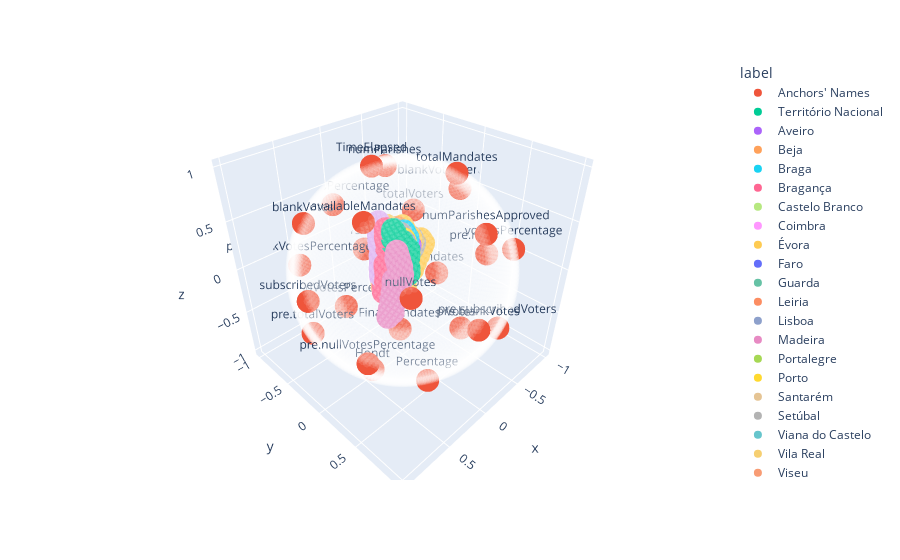

This figure's notebook cell:
### Code cell
data= pd.read_csv('ElectionData.csv')
y=data['territoryName']
X=data.drop(['territoryName','time','Party'], axis=1) 
BPs=10000
time_start = time.time()
RadViz3D(y,X,BPs)
print( 'RadViz3D done! Time elapsed: {} seconds'.format(time.time()-time_start))

### Figure 1 — Plotly figure (JSON) as saved in the notebook; plotly's stock layout.template omitted (floating-point values rounded to 4 significant figures; data arrays with more than 128 entries replaced by an {"elided": "..."} marker saying what was removed)
{"data": [{"hovertemplate": "label=Anchors' Names<br>x=%{x}<br>y=%{y}<br>z=%{z}<br>AnchorsLabel=%{text}<extra></extra>", "legendgroup": "Anchors' Names", "marker": {"color": "#EF553B", "symbol": "circle"}, "mode": "markers+text", "name": "Anchors' Names", "scene": "scene", "showlegend": true, "text": ["TimeElapsed", "totalMandates", "availableMandates", "numParishes", "numParishesApproved", "blankVotes", "blankVotesPercentage", "nullVotes", "nullVotesPercentage", "votersPercentage", "subscribedVoters", "totalVoters", "pre.blankVotes", "pre.blankVotesPercentage", "pre.nullVotes", "pre.nullVotesPercentage", "pre.votersPercentage", "pre.subscribedVoters", "pre.totalVoters", "Mandates", "Percentage", "validVotesPercentage", "Votes", "Hondt", "FinalMandates"], "type": "scatter3d", "x": [0.1015, -0.4259, 0.5761, -0.3603, -0.1494, 0.6678, -0.8721, 0.605, 0.01958, -0.6704, 0.9849, -0.7784, 0.1538, 0.5523, -0.9584, 0.8521, -0.3065, -0.3671, 0.8021, -0.7852, 0.3715, 0.163, -0.4979, 0.4697, -0.176], "y": [-0.261, 0.2102, 0.1677, -0.5931, 0.7537, -0.4904, -0.09474, 0.6885, -0.9472, 0.7021, -0.06596, -0.6227, 0.9881, -0.8298, 0.2365, 0.4651, -0.8965, 0.8398, -0.3553, -0.2642, 0.6726, -0.6746, 0.3349, 0.07076, -0.2178], "z": [0.96, 0.88, 0.8, 0.72, 0.64, 0.56, 0.48, 0.4, 0.32, 0.24, 0.16, 0.08, 0.0, -0.08, -0.16, -0.24, -0.32, -0.4, -0.48, -0.56, -0.64, -0.72, -0.8, -0.88, -0.96]}, {"hovertemplate": "label=Território Nacional<br>x=%{x}<br>y=%{y}<br>z=%{z}<br>AnchorsLabel=%{text}<extra></extra>", "legendgroup": "Território Nacional", "marker": {"color": "#00CC96", "symbol": "circle"}, "mode": "markers+text", "name": "Território Nacional", "scene": "scene", "showlegend": true, "text": {"elided": "1134 str values"}, "type": "scatter3d", "x": {"elided": "1134 float values"}, "y": {"elided": "1134 float values"}, "z": {"elided": "1134 float values"}}, {"hovertemplate": "label=Aveiro<br>x=%{x}<br>y=%{y}<br>z=%{z}<br>AnchorsLabel=%{text}<extra></extra>", "legendgroup": "Aveiro", "marker": {"color": "#AB63FA", "symbol": "circle"}, "mode": "markers+text", "name": "Aveiro", "scene": "scene", "showlegend": true, "text": {"elided": "1080 str values"}, "type": "scatter3d", "x": {"elided": "1080 float values"}, "y": {"elided": "1080 float values"}, "z": {"elided": "1080 float values"}}, {"hovertemplate": "label=Beja<br>x=%{x}<br>y=%{y}<br>z=%{z}<br>AnchorsLabel=%{text}<extra></extra>", "legendgroup": "Beja", "marker": {"color": "#FFA15A", "symbol": "circle"}, "mode": "markers+text", "name": "Beja", "scene": "scene", "showlegend": true, "text": {"elided": "918 str values"}, "type": "scatter3d", "x": {"elided": "918 float values"}, "y": {"elided": "918 float values"}, "z": {"elided": "918 float values"}}, {"hovertemplate": "label=Braga<br>x=%{x}<br>y=%{y}<br>z=%{z}<br>AnchorsLabel=%{text}<extra></extra>", "legendgroup": "Braga", "marker": {"color": "#19D3F3", "symbol": "circle"}, "mode": "markers+text", "name": "Braga", "scene": "scene", "showlegend": true, "text": {"elided": "1134 str values"}, "type": "scatter3d", "x": {"elided": "1134 float values"}, "y": {"elided": "1134 float values"}, "z": {"elided": "1134 float values"}}, {"hovertemplate": "label=Bragança<br>x=%{x}<br>y=%{y}<br>z=%{z}<br>AnchorsLabel=%{text}<extra></extra>", "legendgroup": "Bragança", "marker": {"color": "#FF6692", "symbol": "circle"}, "mode": "markers+text", "name": "Bragança", "scene": "scene", "showlegend": true, "text": {"elided": "972 str values"}, "type": "scatter3d", "x": {"elided": "972 float values"}, "y": {"elided": "972 float values"}, "z": {"elided": "972 float values"}}, {"hovertemplate": "label=Castelo Branco<br>x=%{x}<br>y=%{y}<br>z=%{z}<br>AnchorsLabel=%{text}<extra></extra>", "legendgroup": "Castelo Branco", "marker": {"color": "#B6E880", "symbol": "circle"}, "mode": "markers+text", "name": "Castelo Branco", "scene": "scene", "showlegend": true, "text": {"elided": "972 str values"}, "type": "scatter3d", "x": {"elided": "972 float values"}, "y": {"elided": "972 float values"}, "z": {"elided": "972 float values"}}, {"hovertemplate": "label=Coimbra<br>x=%{x}<br>y=%{y}<br>z=%{z}<br>AnchorsLabel=%{text}<extra></extra>", "legendgroup": "Coimbra", "marker": {"color": "#FF97FF", "symbol": "circle"}, "mode": "markers+text", "name": "Coimbra", "scene": "scene", "showlegend": true, "text": {"elided": "1080 str values"}, "type": "scatter3d", "x": {"elided": "1080 float values"}, "y": {"elided": "1080 float values"}, "z": {"elided": "1080 float values"}}, {"hovertemplate": "label=Évora<br>x=%{x}<br>y=%{y}<br>z=%{z}<br>AnchorsLabel=%{text}<extra></extra>", "legendgroup": "Évora", "marker": {"color": "#FECB52", "symbol": "circle"}, "mode": "markers+text", "name": "Évora", "scene": "scene", "showlegend": true, "text": {"elided": "1026 str values"}, "type": "scatter3d", "x": {"elided": "1026 float values"}, "y": {"elided": "1026 float values"}, "z": {"elided": "1026 float values"}}, {"hovertemplate": "label=Faro<br>x=%{x}<br>y=%{y}<br>z=%{z}<br>AnchorsLabel=%{text}<extra></extra>", "legendgroup": "Faro", "marker": {"color": "#636EFA", "symbol": "circle"}, "mode": "markers+text", "name": "Faro", "scene": "scene", "showlegend": true, "text": {"elided": "1026 str values"}, "type": "scatter3d", "x": {"elided": "1026 float values"}, "y": {"elided": "1026 float values"}, "z": {"elided": "1026 float values"}}, {"hovertemplate": "label=Guarda<br>x=%{x}<br>y=%{y}<br>z=%{z}<br>AnchorsLabel=%{text}<extra></extra>", "legendgroup": "Guarda", "marker": {"color": "rgb(102,194,165)", "symbol": "circle"}, "mode": "markers+text", "name": "Guarda", "scene": "scene", "showlegend": true, "text": {"elided": "1026 str values"}, "type": "scatter3d", "x": {"elided": "1026 float values"}, "y": {"elided": "1026 float values"}, "z": {"elided": "1026 float values"}}, {"hovertemplate": "label=Leiria<br>x=%{x}<br>y=%{y}<br>z=%{z}<br>AnchorsLabel=%{text}<extra></extra>", "legendgroup": "Leiria", "marker": {"color": "rgb(252,141,98)", "symbol": "circle"}, "mode": "markers+text", "name": "Leiria", "scene": "scene", "showlegend": true, "text": {"elided": "1134 str values"}, "type": "scatter3d", "x": {"elided": "1134 float values"}, "y": {"elided": "1134 float values"}, "z": {"elided": "1134 float values"}}, {"hovertemplate": "label=Lisboa<br>x=%{x}<br>y=%{y}<br>z=%{z}<br>AnchorsLabel=%{text}<extra></extra>", "legendgroup": "Lisboa", "marker": {"color": "rgb(141,160,203)", "symbol": "circle"}, "mode": "markers+text", "name": "Lisboa", "scene": "scene", "showlegend": true, "text": {"elided": "1080 str values"}, "type": "scatter3d", "x": {"elided": "1080 float values"}, "y": {"elided": "1080 float values"}, "z": {"elided": "1080 float values"}}, {"hovertemplate": "label=Madeira<br>x=%{x}<br>y=%{y}<br>z=%{z}<br>AnchorsLabel=%{text}<extra></extra>", "legendgroup": "Madeira", "marker": {"color": "rgb(231,138,195)", "symbol": "circle"}, "mode": "markers+text", "name": "Madeira", "scene": "scene", "showlegend": true, "text": {"elided": "1080 str values"}, "type": "scatter3d", "x": {"elided": "1080 float values"}, "y": {"elided": "1080 float values"}, "z": {"elided": "1080 float values"}}, {"hovertemplate": "label=Portalegre<br>x=%{x}<br>y=%{y}<br>z=%{z}<br>AnchorsLabel=%{text}<extra></extra>", "legendgroup": "Portalegre", "marker": {"color": "rgb(166,216,84)", "symbol": "circle"}, "mode": "markers+text", "name": "Portalegre", "scene": "scene", "showlegend": true, "text": {"elided": "918 str values"}, "type": "scatter3d", "x": {"elided": "918 float values"}, "y": {"elided": "918 float values"}, "z": {"elided": "918 float values"}}, {"hovertemplate": "label=Porto<br>x=%{x}<br>y=%{y}<br>z=%{z}<br>AnchorsLabel=%{text}<extra></extra>", "legendgroup": "Porto", "marker": {"color": "rgb(255,217,47)", "symbol": "circle"}, "mode": "markers+text", "name": "Porto", "scene": "scene", "showlegend": true, "text": {"elided": "1134 str values"}, "type": "scatter3d", "x": {"elided": "1134 float values"}, "y": {"elided": "1134 float values"}, "z": {"elided": "1134 float values"}}, {"hovertemplate": "label=Santarém<br>x=%{x}<br>y=%{y}<br>z=%{z}<br>AnchorsLabel=%{text}<extra></extra>", "legendgroup": "Santarém", "marker": {"color": "rgb(229,196,148)", "symbol": "circle"}, "mode": "markers+text", "name": "Santarém", "scene": "scene", "showlegend": true, "text": {"elided": "1026 str values"}, "type": "scatter3d", "x": {"elided": "1026 float values"}, "y": {"elided": "1026 float values"}, "z": {"elided": "1026 float values"}}, {"hovertemplate": "label=Setúbal<br>x=%{x}<br>y=%{y}<br>z=%{z}<br>AnchorsLabel=%{text}<extra></extra>", "legendgroup": "Setúbal", "marker": {"color": "rgb(179,179,179)", "symbol": "circle"}, "mode": "markers+text", "name": "Setúbal", "scene": "scene", "showlegend": true, "text": {"elided": "1080 str values"}, "type": "scatter3d", "x": {"elided": "1080 float values"}, "y": {"elided": "1080 float values"}, "z": {"elided": "1080 float values"}}, {"hovertemplate": "label=Viana do Castelo<br>x=%{x}<br>y=%{y}<br>z=%{z}<br>AnchorsLabel=%{text}<extra></extra>", "legendgroup": "Viana do Castelo", "marker": {"color": "rgb(102, 197, 204)", "symbol": "circle"}, "mode": "markers+text", "name": "Viana do Castelo", "scene": "scene", "showlegend": true, "text": {"elided": "1080 str values"}, "type": "scatter3d", "x": {"elided": "1080 float values"}, "y": {"elided": "1080 float values"}, "z": {"elided": "1080 float values"}}, {"hovertemplate": "label=Vila Real<br>x=%{x}<br>y=%{y}<br>z=%{z}<br>AnchorsLabel=%{text}<extra></extra>", "legendgroup": "Vila Real", "marker": {"color": "rgb(246, 207, 113)", "symbol": "circle"}, "mode": "markers+text", "name": "Vila Real", "scene": "scene", "showlegend": true, "text": {"elided": "864 str values"}, "type": "scatter3d", "x": {"elided": "864 float values"}, "y": {"elided": "864 float values"}, "z": {"elided": "864 float values"}}, {"hovertemplate": "label=Viseu<br>x=%{x}<br>y=%{y}<br>z=%{z}<br>AnchorsLabel=%{text}<extra></extra>", "legendgroup": "Viseu", "marker": {"color": "rgb(248, 156, 116)", "symbol": "circle"}, "mode": "markers+text", "name": "Viseu", "scene": "scene", "showlegend": true, "text": {"elided": "1080 str values"}, "type": "scatter3d", "x": {"elided": "1080 float values"}, "y": {"elided": "1080 float values"}, "z": {"elided": "1080 float values"}}, {"hovertemplate": "label=Açores<br>x=%{x}<br>y=%{y}<br>z=%{z}<br>AnchorsLabel=%{text}<extra></extra>", "legendgroup": "Açores", "marker": {"color": "rgb(220, 176, 242)", "symbol": "circle"}, "mode": "markers+text", "name": "Açores", "scene": "scene", "showlegend": true, "text": {"elided": "799 str values"}, "type": "scatter3d", "x": {"elided": "799 float values"}, "y": {"elided": "799 float values"}, "z": {"elided": "799 float values"}}, {"marker": {"color": "white", "opacity": 0.1, "size": 0}, "mode": "markers", "showlegend": false, "type": "scatter3d", "x": {"elided": "10000 float values"}, "y": {"elided": "10000 float values"}, "z": {"elided": "10000 float values"}}], "layout": {"legend": {"title": {"text": "label"}, "tracegroupgap": 0}, "margin": {"t": 60}, "scene": {"domain": {"x": [0, 1], "y": [0, 1]}, "xaxis": {"title": {"text": "x"}}, "yaxis": {"title": {"text": "y"}}, "zaxis": {"title": {"text": "z"}}}}}
